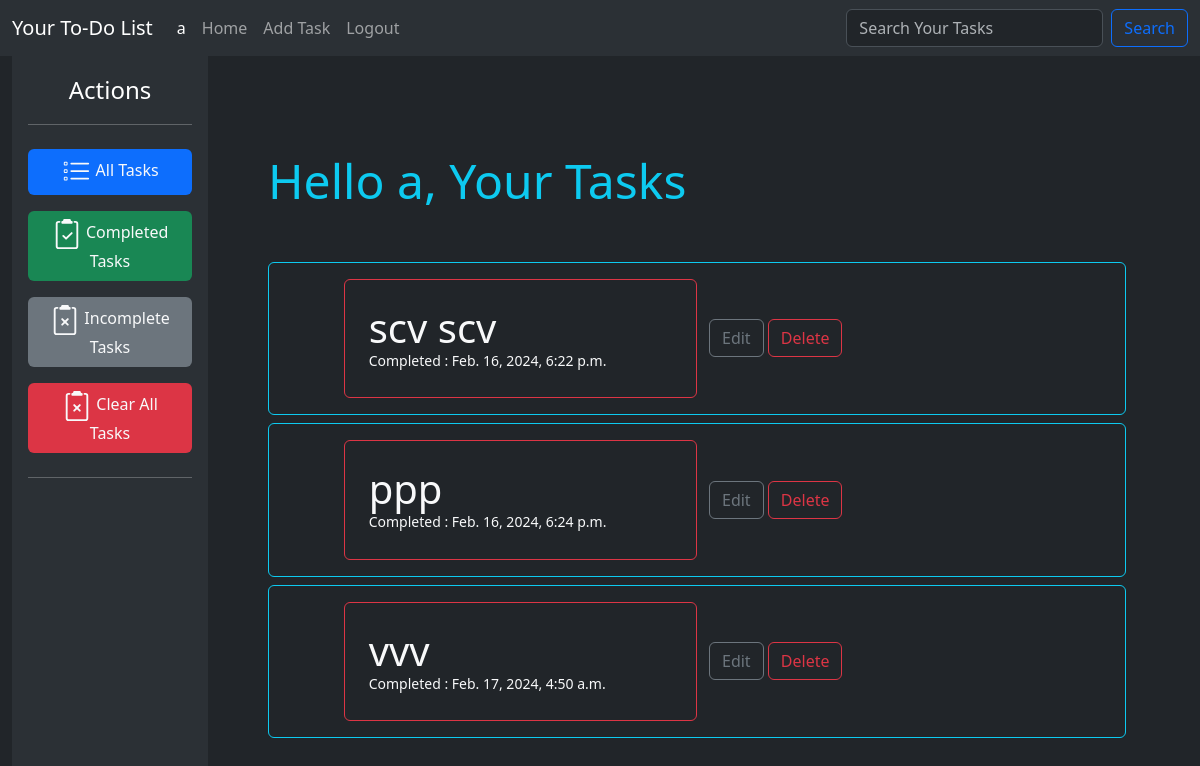
Before: / (signed in) with the older database file.
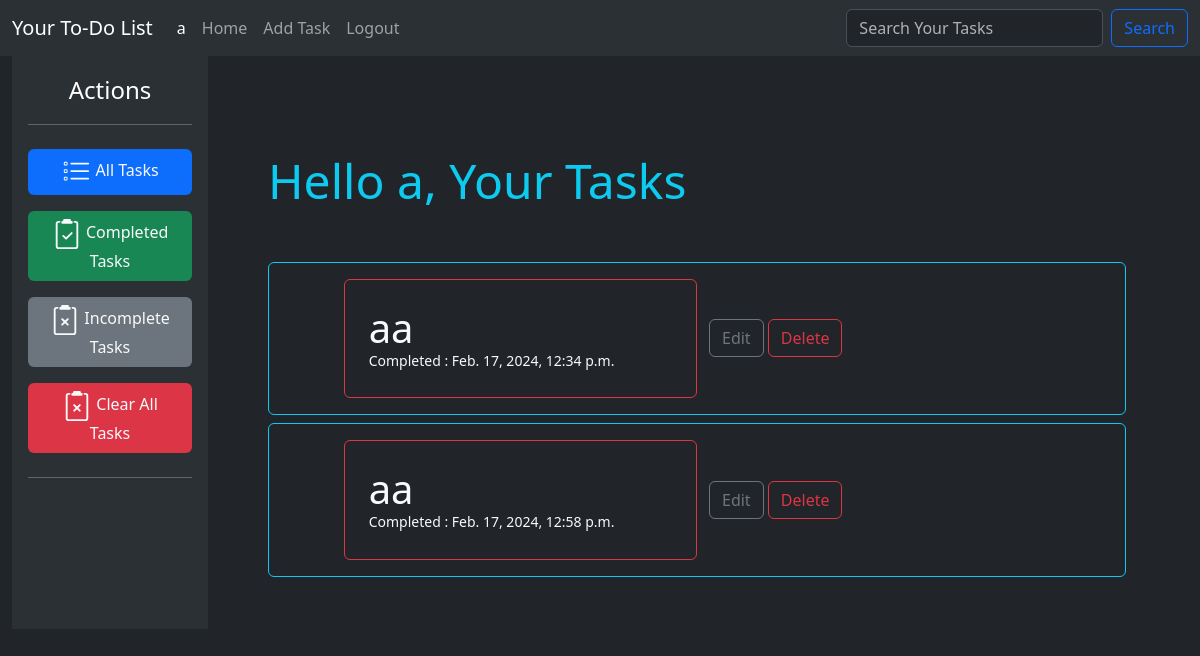
After: the same page with the newer database file.
### API/models.py (models this page shows, shortened)
class Task(models.Model):
    name = models.CharField(max_length=100)
    description = models.TextField()
    date_added = models.DateTimeField(auto_now_add=True)
    date_modified = models.DateTimeField(auto_now=True)
    completed = models.BooleanField(default=False)
    user = models.ForeignKey(User, on_delete=models.CASCADE)

### todo_Front_end/views.py (the view)
# urls.py: path('',views.TaskList.as_view(),name='home'),
class TaskList(LoginRequiredMixin, ListView):
    model = Task
    template_name = 'index.html'
    context_object_name = 'tasklist'
    def get_queryset(self):
        u = self.request.user
        return Task.objects.filter(user=u)

### templates/index.html (shortened to what this page needs)
{% extends 'base.html' %}
{% block content %}
<div class="container-fluid">
    <div class="row">
        <div class="col-md-2 me-5  p-3 bg-body-tertiary">
            <div class="d-flex align-items-center  mb-3 mb-md-0 me-md-auto link-body-emphasis text-decoration-none">
                <span class="fs-4 mx-auto">Actions</span>
            </div>
            <hr>
            <ul class="nav nav-pills flex-column mb-auto ">
                <li class="nav-item my-2">
                    <a href="{% url 'todo:home' %}" class="nav-link bg-primary text-light text-center "
                        aria-current="page">
                        All Tasks
                    </a>
                </li>
                <li class="nav-item my-2">
                    <a href="{% url 'todo:completed_tasks' %}" class="nav-link bg-success text-light text-center "
                        aria-current="page">
                        Completed Tasks
                    </a>
                </li>
                <li class="nav-item my-2">
                    <a href="{% url 'todo:incompleted_tasks' %}" class="nav-link bg-secondary text-light text-center "
                        aria-current="page">
                        Incomplete Tasks
                    </a>
                </li>
                <li class="nav-item my-2">
                    <a href="{% url 'todo:clearalltasks' %}" class="nav-link bg-danger text-light text-center "
                        aria-current="page">
                        Clear All Tasks
                    </a>
                </li>
            </ul>
            <hr>
        </div>
        <div class="col-md-9 my-5 gy-5">
            <div class="my-5">
                {% if tasklist %}
                <p class="display-5 text-info">Hello {{ request.user }}, Your Tasks</p>
                {% else %}
                <p class="display-5 text-info">Hello {{ request.user }}, <span><a
                            class="text-decoration-none text-primary" href="{% url 'todo:addtask' %}">Add
                            Task</a></span></p>
                {% endif %}
            </div>
            <div class="list-group list-group-flush scrollarea">
                {% for task in tasklist %}
                <div class="list-group-item list-group-item-action rounded border border-info my-1 py-3 lh-sm">
                    <div class="row text-start align-items-center justify-content-center">
                        <div class="col-md-5 rounded border border-danger p-4 mb-3 mb-md-0">
                            <a href="{% url 'todo:taskdetail' task.id %}" class="text-decoration-none text-light">
                                <strong class="mb-1 display-6">{{ task.name }}</strong>
                                {% if task.completed %}
                                <div class="col-10 mb-1 small">Completed : {{ task.date_modified }}</div>
                                {% endif %}
                            </a>
                        </div>
                        <div class="col-md-5">
                            <a href="{% url 'todo:taskdetail' task.id %}" type="button"
                                class="btn btn-outline-secondary">Edit</a>
                            <a href="{% url 'todo:taskDelete' task.id %}" type="button"
                                class="btn btn-outline-danger">Delete</a>
                        </div>
                    </div>
                </div>
                {% endfor %}
            </div>
        </div>
    </div>
</div>
{% endblock %}

Changed rows visible on the page:
removed Task: name "scv scv", date_modified "Feb. 16, 2024, 6:22 p.m."
removed Task: name "ppp", date_modified "Feb. 16, 2024, 6:24 p.m."
removed Task: name "vvv", date_modified "Feb. 17, 2024, 4:50 a.m."
added Task: name "aa", date_modified "Feb. 17, 2024, 12:34 p.m."
added Task: name "aa", date_modified "Feb. 17, 2024, 12:58 p.m."
